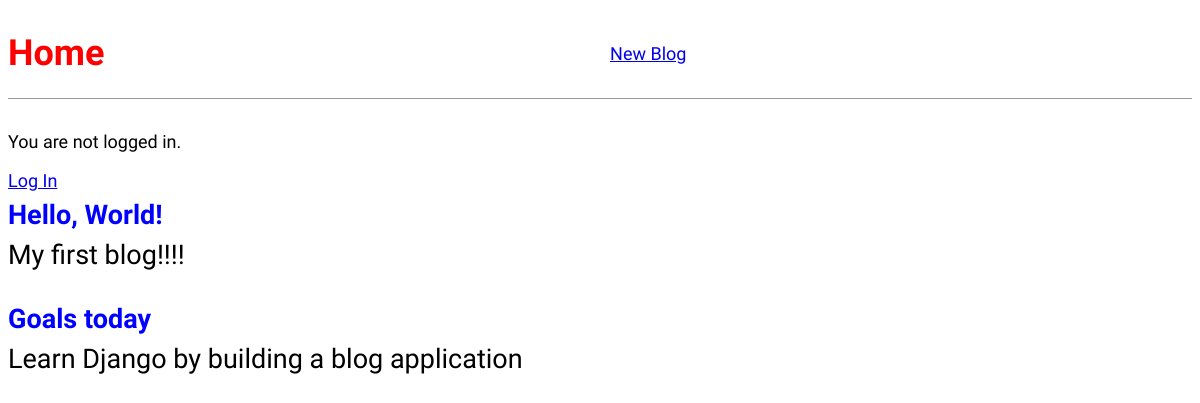
Before: / with the older database file.
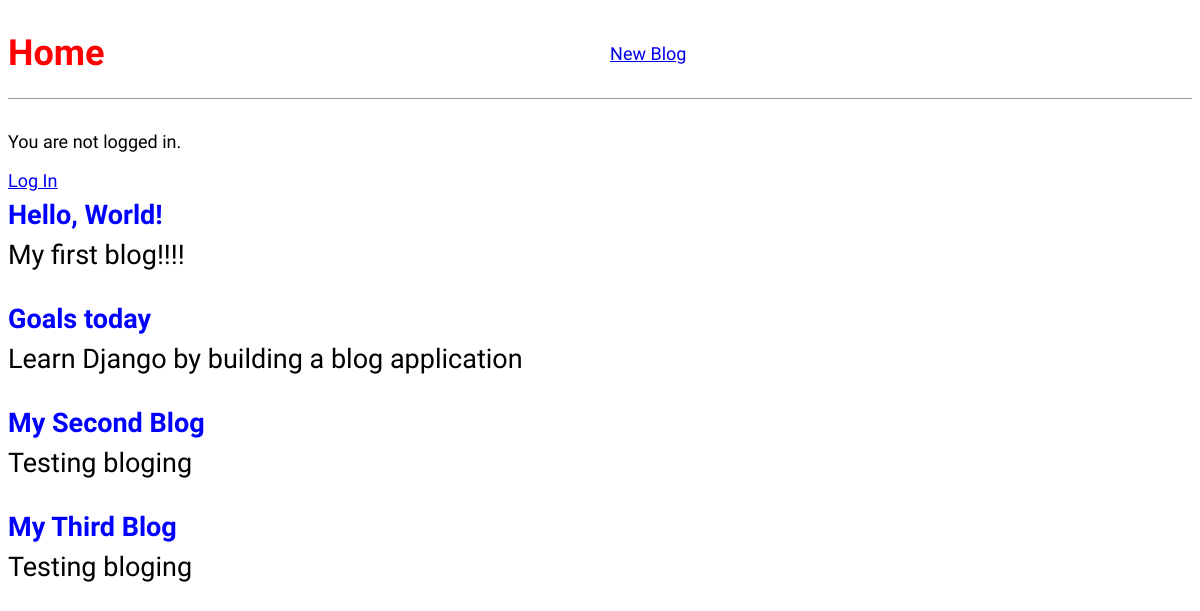
After: the same page with the newer database file.
### blog/models.py (models this page shows, shortened)
class Post(models.Model):
    title = models.CharField(max_length=200)
    author = models.ForeignKey('auth.User', on_delete=models.CASCADE)
    body = models.TextField()

### blog/views.py (the view)
# urls.py: path('', BlogListView.as_view(), name='home'),
class BlogListView(ListView):
    model = Post
    template_name = 'home.html'
    context_object_name = 'posts'

### templates/home.html
{% extends "base.html" %}
{% load static %}
{% block content %}
    {% for post in posts  %}
        <div class="post-entry">
            <h2><a href="{% url 'post_detail' post.pk %}">{{ post.title }}</a><h2>
            <p>{{ post.body }}</p>
        </div>
    {% endfor %}
{% endblock content %}

### templates/base.html (shortened to what this page needs)
{% load static %}
<!DOCTYPE html>
<html>
    <head>
        <link rel="stylesheet" href="{% static 'css/base.css' %}">
    </head>
    <body>
        <header>
            <div class="nav-left">
                <h1><a href="{% url 'home' %}">Home</a></h1>
            </div>
            <div class="nav-right">
                <a href="{% url 'post_new' %}"> New Blog</a>
            </div>
        </header>
        {% if user.is_authenticated %}
            <p>Hi {{ user.username }}!</p>
            <p><a href="{% url 'logout' %}">Log Out</a>
        {% else %}
            <p>You are not logged in.</p>
            <a href="{% url 'login' %}">Log In</a>
        {% endif %}
        {% block content %}
        {% endblock content %}
    </body>
</html>

### static/css/base.css (style rules this page uses)
body { font-family: 'Source Sans Pro', sans-serif; font-size: 18px; }
header { border-bottom: 1px solid #999; margin-bottom: 2rem; display: flex; }
header h1 a { color: red; text-decoration: none; }
.nav-right { display: flex; margin-top: 2rem; padding: auto; margin: auto; }
.post-entry { margin-bottom: 2rem; }
.post-entry h2 { margin: 0.5rem 0; }
.post-entry h2 a, .post-entry h2 a:visited { color: blue; text-decoration: none; }
.post-entry p { margin: 0; font-weight: 400; }

Changed rows visible on the page:
added Post: title "My Second Blog", body "Testing bloging"
added Post: title "My Third Blog", body "Testing bloging"
